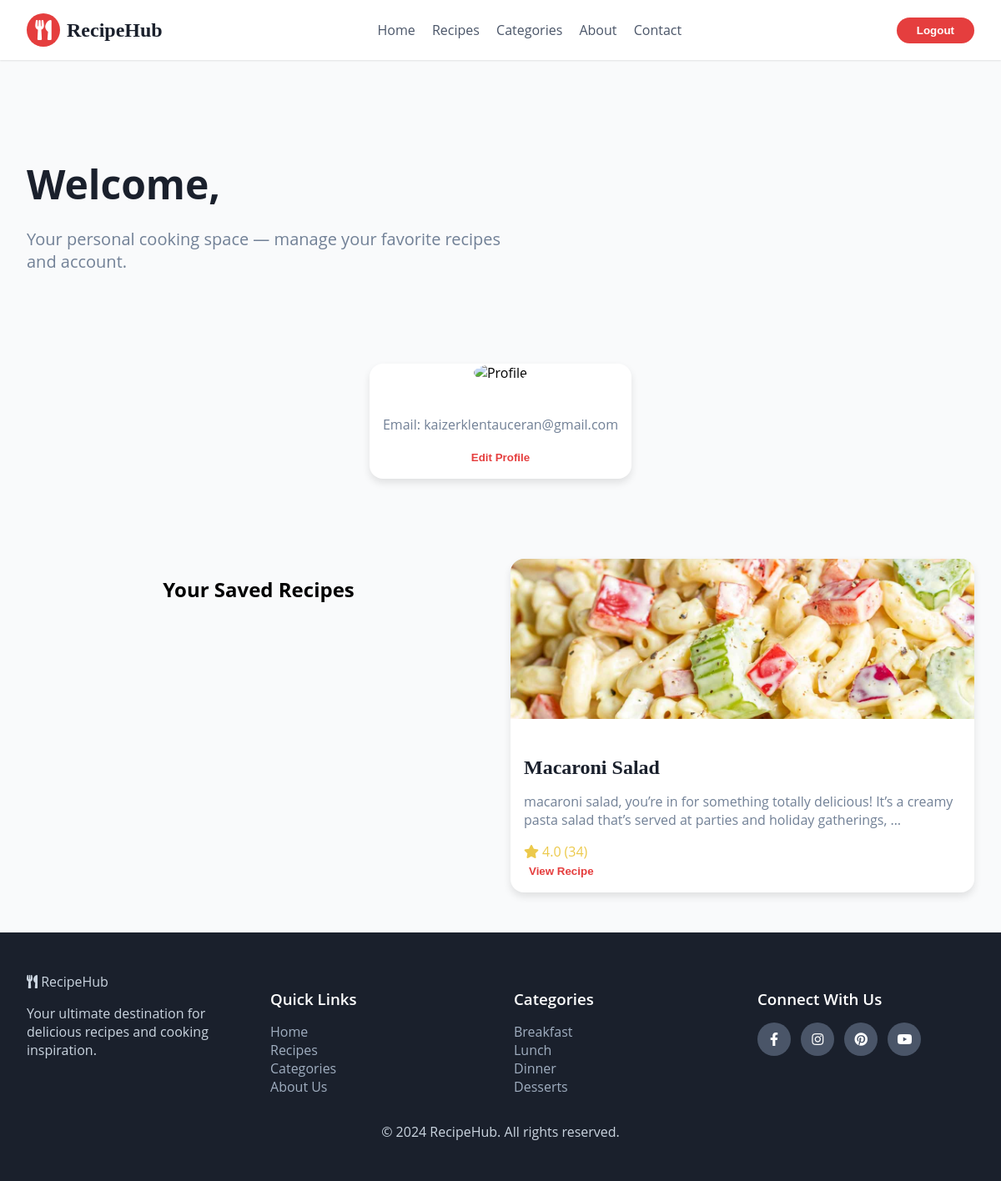
/profile/ (signed in), run on the app's committed database.
### members/models.py (models this page shows, shortened)
class UserAccount(models.Model):
    name = models.CharField(max_length=100)
    email = models.EmailField(unique=True)
    password = models.CharField(max_length=255)
    profile_picture = models.ImageField(upload_to="profiles/", default="profiles/default.png")

### posts/models.py (models this page shows, shortened)
class Recipe(models.Model):
    title = models.CharField(max_length=200)
    description = models.TextField()
    image = models.ImageField(upload_to='recipes/')  # uploaded images stored in MEDIA_ROOT/recipes/
    time = models.CharField(max_length=20)
    rating = models.FloatField(default=0)
    reviews = models.IntegerField(default=0)

### members/views.py (the view)
# urls.py: path("profile/", profile, name="profile"),
def profile(request):
    if "user_id" not in request.session:
        return redirect("login")
    user = UserAccount.objects.get(id=request.session["user_id"])
    saved = Recipe.objects.all()[:3]
    return render(request, 'profile.html', {
        "user": user,
        "saved_recipes": saved
    })

### members/templates/profile.html (shortened to what this page needs)
{% load static %}
<!DOCTYPE html>
<html lang="en">
<head>
    <link href="https://cdnjs.cloudflare.com/ajax/libs/font-awesome/5.15.3/css/all.min.css" rel="stylesheet">
    <link href="{% static 'css/home.css' %}" rel="stylesheet">
</head>
<body>
<header>
  <nav>
    <div class="logo">
      <i class="fas fa-utensils"></i>
      RecipeHub
    </div>
    <div class="menu">
      <a href="/">Home</a>
      <a href="{% url 'recipes' %}">Recipes</a>
      <a href="/categories">Categories</a>
      <a href="/about">About</a>
      <a href="/contact">Contact</a>
    </div>
    <div class="buttons">
      <button class="signin" onclick="window.location.href='/logout/'">Logout</button>
    </div>
  </nav>
</header>
<section class="hero" style="min-height:300px; display:flex; align-items:center;">
  <div class="content">
    <h1>Welcome, </h1>
    <p>Your personal cooking space — manage your favorite recipes and account.</p>
  </div>
</section>
<section class="cards" style="padding-top:0;">
  <div class="card" style="max-width:400px; margin:auto; text-align:center;">
    <img src="{{ profile.image.url }}"
     alt="Profile"
     style="width:150px; height:150px; border-radius:50%;">
    <div class="info">
      <p>Email: {{ user.email }}</p>
      <div style="margin-top:1rem;">
        <button onclick="window.location.href='/edit-profile/'">Edit Profile</button>
      </div>
    </div>
  </div>
</section>
<section class="cards">
  <h2 style="text-align:center; width:100%; margin-bottom:2rem;">Your Saved Recipes</h2>
  {% if saved_recipes %}
    {% for recipe in saved_recipes %}
      <div class="card">
        <img src="{{ recipe.image.url }}" alt="{{ recipe.title }}">
        <div class="info">
          <h3>{{ recipe.title }}</h3>
          <p>{{ recipe.description|truncatewords:20 }}</p>
          <div class="rating">
            <i class="fas fa-star"></i> {{ recipe.rating }}
            <span>({{ recipe.reviews }})</span>
          </div>
          <button onclick="window.location.href='/recipe/{{ recipe.id }}/'">
            View Recipe
          </button>
        </div>
      </div>
    {% endfor %}
  {% else %}
    <p style="text-align:center; width:100%;">You have no saved recipes yet.</p>
  {% endif %}
</section>
<footer>
  <div style="display:grid; grid-template-columns:repeat(auto-fit,minmax(200px,1fr)); gap:2rem;">
    <div>
      <div class="logo">
        <i class="fas fa-utensils"></i> RecipeHub
      </div>
      <p>Your ultimate destination for delicious recipes and cooking inspiration.</p>
    </div>
    <div>
      <h3>Quick Links</h3>
      <a href="/">Home</a><br>
      <a href="{% url 'recipes' %}">Recipes</a><br>
      <a href="/categories">Categories</a><br>
      <a href="/about">About Us</a>
    </div>
    <div>
      <h3>Categories</h3>
      <a href="#">Breakfast</a><br>
      <a href="#">Lunch</a><br>
      <a href="#">Dinner</a><br>
      <a href="#">Desserts</a>
    </div>
    <div>
      <h3>Connect With Us</h3>
      <div class="social">
        <a href="#"><i class="fab fa-facebook-f"></i></a>
        <a href="#"><i class="fab fa-instagram"></i></a>
        <a href="#"><i class="fab fa-pinterest"></i></a>
        <a href="#"><i class="fab fa-youtube"></i></a>
      </div>
    </div>
  </div>
  <div style="text-align:center; margin-top:2rem; color:#cbd5e0;">
    &copy; 2024 RecipeHub. All rights reserved.
  </div>
</footer>
</body>
</html>

### members/static/css/home.css (style rules this page uses)
body { font-family: 'Open Sans', sans-serif; background-color: #f9fafb; margin: 0; padding: 0; }
header { background-color: white; box-shadow: 0 1px 2px rgba(0,0,0,0.1); position: sticky; top: 0; z-index: 50; }
header nav { display: flex; justify-content: space-between; align-items: center; max-width: 1200px; margin: auto; padding: 1rem 2rem; }
header nav .logo { display: flex; align-items: center; gap: 0.5rem; font-family: 'Playfair Display', serif; font-weight: bold; font-size: 1.5rem; color: #1a202c; }
header nav .logo i { width: 40px; height: 40px; background-color: #e53e3e; color: white; border-radius: 50%; display: flex; align-items: center; justify-content: center; }
header nav .menu a { margin: 0 0.5rem; color: #4a5568; text-decoration: none; font-weight: 500; }
header nav .buttons button { padding: 0.5rem 1.5rem; border-radius: 9999px; font-weight: 600; cursor: pointer; }
header nav .buttons .signin { background-color: #e53e3e; color: white; border: none; }
.hero { max-width: 1200px; margin: auto; padding: 2rem; display: flex; flex-wrap: wrap; align-items: center; justify-content: space-between; }
.hero .content { flex: 1; min-width: 300px; max-width: 600px; }
.hero h1 { font-size: 3rem; font-weight: 700; margin-bottom: 1rem; color: #1a202c; }
.hero p { font-size: 1.25rem; margin-bottom: 2rem; color: #718096; }
.cards { display: grid; grid-template-columns: repeat(auto-fit, minmax(200px,1fr)); gap: 1.5rem; padding: 3rem 2rem; }
.card { background: white; border-radius: 1rem; box-shadow: 0 5px 10px rgba(0,0,0,0.1); overflow: hidden; transition: box-shadow 0.3s ease; }
.card img { width: 100%; height: 12rem; object-fit: cover; }
.card .info { padding: 1rem; }
.card .info h3 { font-family: 'Playfair Display', serif; font-size: 1.5rem; font-weight: 600; margin-bottom: 0.5rem; color: #1a202c; }
.card .info p { color: #718096; margin-bottom: 1rem; }
.card .info .rating { color: #ecc94b; display: flex; align-items: center; gap: 0.25rem; }
.card .info button { background: none; border: none; font-weight: 600; color: #e53e3e; cursor: pointer; }
footer { background-color: #1a202c; color: #cbd5e0; padding: 3rem 2rem; }
footer h3 { font-weight: 600; margin-bottom: 1rem; color: white; }
footer a { color: #a0aec0; text-decoration: none; }
footer .social a { display: inline-flex; align-items: center; justify-content: center; width: 2.5rem; height: 2.5rem; border-radius: 9999px; background: #4a5568; color: white; margin-right: 0.5rem; transition: background 0.3s ease; }

### data on the page
UserAccount: email "kaizerklentauceran@gmail.com"
Recipe: image (picture), title "Macaroni Salad", description "macaroni salad, you’re in for something totally delicious! It’s a creamy pasta salad that’s served at parties and holiday gatherings, …", rating "4.0", reviews "34"
